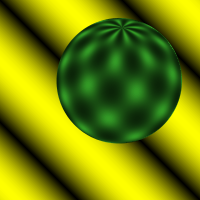
%> input picture assignment_4/Data/sphere/1.ppm, 200 x 200 px; its folder holds 2 pictures in this run; the run also reads 1 picture not shown here
$ octave script.m   (GNU Octave 9; MATLAB toolbox functions it lacks are replaced by stand-ins)
%> lines starting %> are read from the running program, lines starting %| are printed output that depends on the picture
### assignment_4/LucasKanade/TwoFramesLK.m
function [Uf,Vf] = TwoFramesLK(pathframe1, pathframe2, windowSize)

At = imread(pathframe1);
At1 = imread(pathframe2);

[rows, cols, dep]=size(At);
if (dep==3)
    At = rgb2gray(At);
    At1 = rgb2gray(At1);
end

[Uf,Vf] = LucasKanade(At, At1, windowSize);

figure(1)
subplot(1,2,1)
imshow(At)
subplot(1,2,2)
imshow(At+1)
figure(2)
% SEE help quiver for more information
%SCOMMENTA QUESTA RIGA

%the 10 inside means each time we skip 10 pixels because otherwise (less
%than 10) is unreadable
quiver(Uf(1:10:size(Uf,1), 1:10:size(Uf,2)), Vf(1:10:size(Vf,1), 1:10:size(Vf,2)))


%Uso quiver(u, -v, 0) per visualizzare il campo vettoriale (u,v)
%
%COMMENTA QUESTA RIGA:
%quiver(Reduce((Reduce(medfilt2(flipud(U),[5 5])))), -Reduce((Reduce(medfilt2(flipud(V),[5 5])))), 0), axis equal
end

### assignment_4/LucasKanade/LucasKanade.m
function [u, v] = LucasKanade(im1, im2, windowSize)
% Optical Flow - Lucas Kanade algorithm
% INPUT: im1, im2 two adjacent image frames (instants t and t+1)
%        windowSize the size of a local neighbourhood
% OUTPUT: two maps (double) encoding the two components of OF
%---------------------------------------------------------------------


% images check
if (size(im1,1)~=size(im2,1)) | (size(im1,2)~=size(im2,2))
    error('the two frames have different sizes');
end

if (size(im1,3) ~= 1) | (size(im2, 3) ~= 1)
    error('images must be gray level');
end

% compute space and time derivatives
[fx, fy, ft] = ComputeDerivatives(im1, im2);

u = zeros(size(im1));
v = zeros(size(im1));

halfW = floor(windowSize/2); %w è windowsize

%  for each pixel of an image I build a least square system
% A=nx2
% b=nx1
for i = halfW+1 : size(fx,1)-halfW
   for j = halfW+1:size(fx,2)-halfW

      A = [reshape(fx((i-halfW):(i+halfW),(j-halfW):(j+halfW)), [windowSize*windowSize,1]), reshape(fy((i-halfW):(i+halfW),(j-halfW):(j+halfW)), [windowSize*windowSize,1])];
      b = -reshape(ft((i-halfW):(i+halfW),(j-halfW):(j+halfW)), [windowSize*windowSize,1]);
      U = inv((A')*A)*(A')*b;

      u(i,j)=U(1);
      v(i,j)=U(2);

   end
end

% adjust NaN
 u(isnan(u))=0;
 v(isnan(v))=0;
end


%--------------------------------------------------------------------------
function [fx, fy, ft] = ComputeDerivatives(im1, im2)

if (size(im1,1) ~= size(im2,1)) | (size(im1,2) ~= size(im2,2))
   error('the two frames have different sizes');
end

if (size(im1,3)~=1) | (size(im2,3)~=1)
   error('images must be gray level');
end

% derivative estimation through convolution
fx = conv2(double(im1),0.25* [-1 1; -1 1]) + conv2(double(im2), 0.25*[-1 1; -1 1]);
fy = conv2(double(im1), 0.25*[-1 -1; 1 1]) + conv2(double(im2), 0.25*[-1 -1; 1 1]);
ft = conv2(double(im1), 0.25*ones(2)) + conv2(double(im2), -0.25*ones(2));

% adjusting the images size
fx=fx(1:size(fx,1)-1, 1:size(fx,2)-1);
fy=fy(1:size(fy,1)-1, 1:size(fy,2)-1);
ft=ft(1:size(ft,1)-1, 1:size(ft,2)-1);

end

### assignment_4/LucasKanade/script.m
clc
clear
close all
% Specifica il percorso della cartella
directory = 'C:\Users\aless\Documents\MATLAB\Computer Vision\Assignment_4\optical_flow\optical_flow\Data\sphere';
% Ottieni la lista dei file nella cartella
files = dir(fullfile(directory, '*.ppm')); % Puoi cambiare l'estensione del file secondo le tue esigenze
% Inizializza una cella per memorizzare le immagini
images = cell(1, numel(files));
percorso=cell(1,numel(files));
% Loop attraverso i file e carica le immagini
for i = 1:numel(files)
% Costruisci il percorso completo del file
    percorso{i} = fullfile(directory, files(i).name);
% Carica l'immagine dal file corrente
    images{i} = imread(percorso{i});
    images{i}=rgb2gray(images{i});
end
dim=max(size(images));
%> dim = 2
u=zeros(dim,1);
v=zeros(dim,1);
for i=1:dim
    TwoFramesLK(percorso{i},percorso{i+1},3);
%> in TwoFramesLK, At is the input picture: size 200x200x3 uint8; mean R, G, B 117.1, 134, 5.8
%> in TwoFramesLK, `At1 = rgb2gray(At1);`:
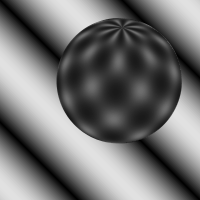
%> At1: size 200x200 uint8; min 0, max 225, mean 114.4; mean of the top-left, top-right, bottom-left and bottom-right quarters 123.6, 80.3, 130.4, 123.2
%> in ComputeDerivatives, `fx=fx(1:size(fx,1)-1, 1:size(fx,2)-1);`:
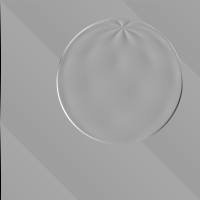
%> fx: size 200x200 double; min -225, max 128, mean -0.7; drawn with min black and max white
%> in ComputeDerivatives, `ft=ft(1:size(ft,1)-1, 1:size(ft,2)-1);`:
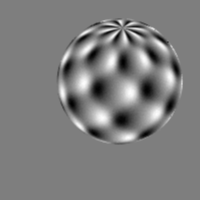
%> ft: size 200x200 double; min -26.25, max 26.5, mean 0; drawn with min black and max white
%> after the loop in LucasKanade, `for i = halfW+1 : size(fx,1)-halfW`:
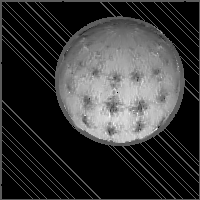
%> u: size 200x200 double; 58.52% of the values are NaN or infinite; the others: min -4.08, max 7.13, mean 1.74; drawn with min black, max white, NaN and infinite black
%> after the loop in LucasKanade, `for i = halfW+1 : size(fx,1)-halfW`:
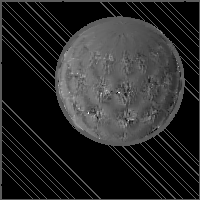
%> v: size 200x200 double; 58.52% of the values are NaN or infinite; the others: min -5.7, max 9.96, mean 0.121; drawn with min black, max white, NaN and infinite black
%> in LucasKanade, `v(isnan(v))=0;`:
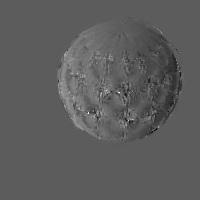
%> v: size 200x200 double; min -5.7, max 9.96, mean 0.0502; drawn with min black and max white
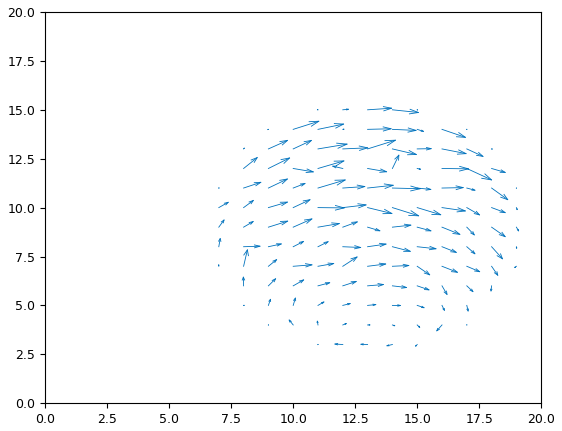
%> figure redrawn from the program's plot data; highest point at x = 1, y = 20
%> (the run ends here)
